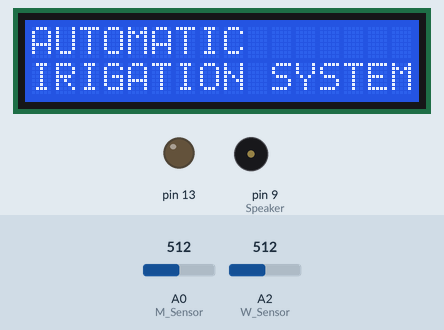
Bench run of a sketch on a simulated Arduino Uno, built with avr-gcc and run on an emulated ATmega328P. Shown: 16×2 character LCD, output pins drawn as LEDs (lit = HIGH), buzzer (waves = sounding). The inputs (shaded band) are chosen by the test bench; at power-on: A0 (M_Sensor) = 512, A2 (W_Sensor) = 512. What the sketch prints to the serial monitor is not drawn.

Above: at 2.1 s.
At 6.7 s:
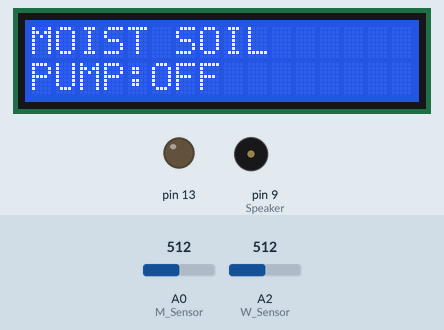
6.8 s: A0 (M_Sensor) set to 589
8.7 s: A0 (M_Sensor) set to 610
At 10.3 s:
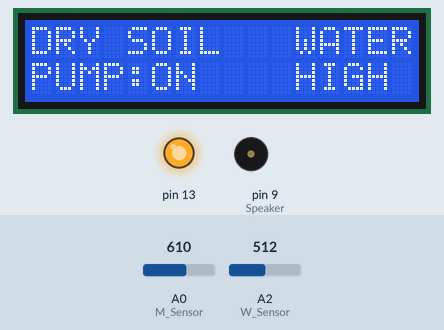
At 21.2 s:
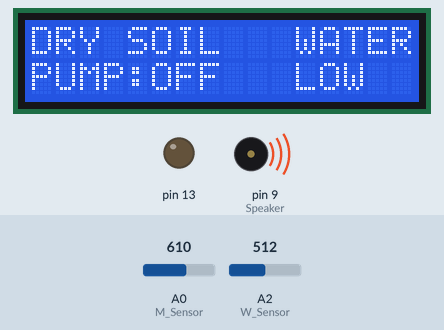
Timing chart, 0 to 24.6 s (numbered marks = the images above; inputs shaded):
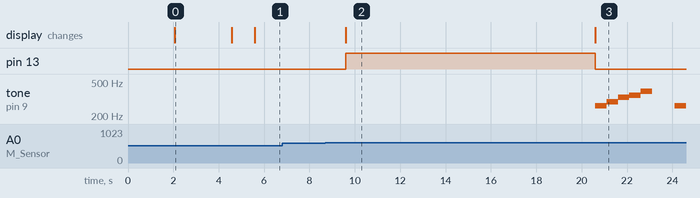

Measured:
- the behaviour switches between 600 and 601 on A0 (M_Sensor) (found by bisection; images 1 and 2)
- after the input at 6.8 s, every drawn part: stays the same
- after the input at 8.7 s, pin 13: LOW → HIGH after 0.90 s, → LOW 11.0 s later; tone on pin 9 (Speaker): plays 262 Hz for 0.50 s, 294 Hz for 0.50 s, 330 Hz for 0.50 s, 349 Hz for 0.50 s, 392 Hz for 0.50 s, 262 Hz for 0.49 s, starting after 11.9 s; the display: changes after 0.90 s (image 2)
- what the display in image 0 shows lasts 2.5 s, from 2.1 s to 4.6 s
- what the display in image 2 shows lasts 11.0 s, from 9.6 s to 20.6 s

The sketch:

Code_for_irrigation_system.ino
```cpp
// AUTOMATIC IRRIGATION SYSTEM

/* The program for AUTOMATIC IRRIGATION SYSTEM IS Written and Tested by__

 HS Sandesh Hegde
 Harish P Nair
 HV Sampad Nayak

DISCLAIMER: This is a Open Source Software and This Software is distributed in the hope that it will be useful,
            but WITHOUT ANY WARRANTY; without even the implied warranty of MERCHANTABILITY or FITNESS FOR A PARTICULAR PURPOSE.

Connection Details
ARDUINO PINS
0_________________N/C
1_________________N/C
2_________________LCD-14
3_________________LCD-13
4_________________LCD-12
5_________________LCD-11
6_________________N/C
7_________________WATER_LEVEL_STATUS_LED
8_________________N/C
9_________________SPEAKER
10________________N/C
11________________LCD-6
12________________LCD-4
13________________PUMP_STATUS_LED)_AND_TO_RELAY
A0________________SOIL_MOISTURE_SENSOR
A4________________LM35_(TEMPERATURE_SENSOR)  //Bug reported for Unstable Temperature Reading

LCD-1_____________GND
LCD-5_____________GND
LCD-2_____________+Vcc
LCD-3_____________LCD_BRIGHTNESS


*/

#include <LiquidCrystal.h> //LCD Library

#define NOTE_C4 262
#define NOTE_D4 294
#define NOTE_E4 330
#define NOTE_F4 349
#define NOTE_G4 392
#define NOTE_A4 440
#define NOTE_B4 494
#define NOTE_C5 523

int temp;
//int T_Sensor = A4;
int M_Sensor = A0;
int W_led = 7;
const int W_Sensor = A2;
bool tapWater = true;
int HistoryValue = 0;
char printBuffer[45];
int P_led = 13;
int Speaker = 9;
int val;
int cel;
String analogPin;

LiquidCrystal lcd(12, 11, 5, 4, 3, 2);

void setup()
 {
    lcd.begin(16, 2);
    lcd.clear();
    pinMode(13,OUTPUT);
    pinMode(A2,INPUT);
    pinMode(9,OUTPUT);
    pinMode(A0,INPUT);
    Serial.begin(9600);
    analogPin = analogPinConverter(W_Sensor);
    /*
    val = analogRead(T_Sensor); //Read Temperature sensor value

    int mv = ( val/1024.0)*5000;
    cel = mv/10;
    */
    lcd.setCursor(0,1);
    lcd.print("KYLE'S");
    delay(2000);
    lcd.clear();
    lcd.setCursor(0,0);
    lcd.print("AUTOMATIC");
    lcd.setCursor(0,1);
    lcd.print("IRIGATION SYSTEM");
    delay(2500);
    lcd.clear();


    delay(1000);
}

int levelConverter(int sensorValue, bool isCleanWater = true){
  int percentage;
  static int maxValue = 350;

  if (isCleanWater){
    percentage = map(sensorValue, 0, maxValue, 0, 100);
    if (percentage > 100) {
      maxValue = sensorValue;
      percentage = 100;
    }
  }else{
    percentage = map(sensorValue, 0, 1023, 0, 100);
  }
  return percentage;
}

void loop()
{

  lcd.clear();
    /* val = analogRead(T_Sensor); //Read Temperature sensor value
    Serial.println(val);
    int mv = ( val/1024.0)*5000;
     cel = mv/10;
  */
  int Moisture = analogRead(M_Sensor); //Read Moisture Sensor Value
  Serial.println(Moisture);
/*
  lcd.setCursor(0,0);
  lcd.print("TEMP:");
  lcd.setCursor(5,0);
  lcd.print(cel);
  lcd.setCursor(7,0);
  lcd.print("*C");
 */
 if (Moisture> 600)   // for dry soil
  {
        lcd.setCursor(0,0);
        lcd.print("DRY SOIL");
        //lcd.setCursor(11,1);
        //lcd.print("SOIL");
  int currentValue = analogRead(W_Sensor);    // get sensorPin analog value
  int diffValue = HistoryValue - currentValue;
  if((abs(diffValue) >= 10)||((currentValue == 1)&&(HistoryValue != 1)))

       {
         int percentValue = levelConverter(currentValue, tapWater);
         sprintf(printBuffer,"PIN %s level is %03d%% (raw value is %04d)\n", analogPin.c_str(), percentValue, currentValue);
         Serial.print(printBuffer);
         HistoryValue = currentValue;
         digitalWrite(13, HIGH);
         digitalWrite(W_Sensor, HIGH);
         digitalWrite(7, LOW);
         lcd.setCursor(0,1);
         lcd.print("PUMP:ON");
         lcd.setCursor(11,0);
        lcd.print("WATER");
        lcd.setCursor(11,1);
        lcd.print("HIGH");
        delay(10000);

       }
   else
       {
         digitalWrite(13, LOW);
         digitalWrite(W_Sensor, LOW);
         digitalWrite(7, HIGH);
         lcd.setCursor(0,1);
         lcd.print("PUMP:OFF");
         lcd.setCursor(11,0);
        lcd.print("WATER");
        lcd.setCursor(11,1);
        lcd.print("LOW");


           tone(Speaker, NOTE_C4, 500);
           delay(500);
           tone(Speaker, NOTE_D4, 500);
           delay(500);
           tone(Speaker, NOTE_E4, 500);
           delay(500);
           tone(Speaker, NOTE_F4, 500);
           delay(500);
           tone(Speaker, NOTE_G4, 500);
           delay(500);
       }
    }

     if (Moisture>= 70 && Moisture<=600) //for Moist Soil
    {
      lcd.setCursor(0,0);
     lcd.print("MOIST SOIL");
     //lcd.setCursor(11,1);
     //lcd.print("SOIL");
     digitalWrite(13,LOW);
     lcd.setCursor(0,1);
     lcd.print("PUMP:OFF");
  }

  if (Moisture < 500)  // For Soggy soil
  {
    lcd.setCursor(0,0);
     lcd.print("SOGGY SOIL");
     //lcd.setCursor(11,1);
     //lcd.print("SOIL");
     digitalWrite(13,LOW);
     lcd.setCursor(0,1);
     lcd.print("PUMP:OFF");
  }
 delay(1000);
}
String analogPinConverter(int value){
  String analogPinValue;

  switch(value){
    case 14:                                  // D14 = A0
      analogPinValue = "A0";
      break;
    case 15:                                  // D15 = A1
      analogPinValue = "A1";
      break;
    case 16:                                  // D16 = A2
      analogPinValue = "A2";
      break;
    case 17:                                  // D17 = A3
      analogPinValue = "A3";
      break;
    case 18:                                  // D18 = A4
      analogPinValue = "A4";
      break;
    case 19:                                  // D19 = A5
      analogPinValue = "A5";
      break;
    default:
      analogPinValue = "Pin Error";
      break;
  }
  return analogPinValue;

  }

/*References_________________________________________________
https://www.arduino.cc/en/Reference/LiquidCrystalSetCursor
http://www.instructables.com/id/Connect-A-16x2-LCD-Display-To-An-Arduino/
http://www.instructables.com/id/Soil-Moisture-Sensor/
http://www.instructables.com/id/Arduino-Temperature-Sensor-Interfacing-LM35-THE-EA/
https://www.arduino.cc/en/Reference/digitalRead
http://www.instructables.com/id/ARDUINO-TEMPERATURE-SENSOR-LM35/
http://www.electroschematics.com/6519/simple-soil-moisture-sensor-arduino-project/

*/
```
